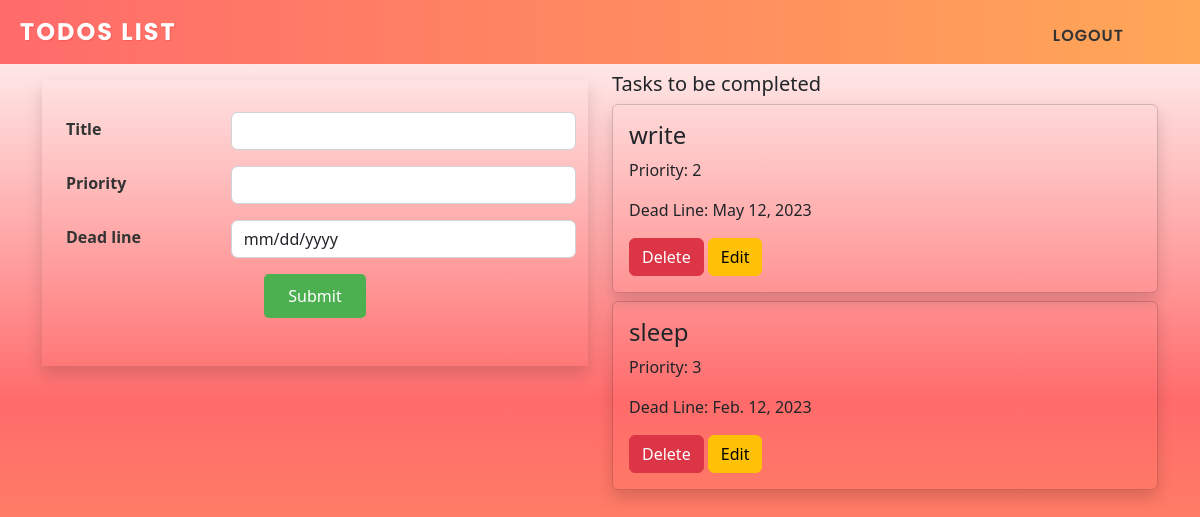
The app's page / (signed in) with its own data.
### todoapp/models.py (models this page shows, shortened)
class Task(models.Model):
    title = models.CharField(max_length=250)
    user = models.ForeignKey(User, on_delete=models.CASCADE)
    priority = models.IntegerField()
    date = models.DateField()

### todoapp/views.py (the view, shortened to what this page needs)
# urls.py: path('',views.index,name='index'),
@login_required(login_url='account:login')
def index(request):
    user = request.user
    tasks = Task.objects.filter(user=user).order_by('priority')
    form = TodoForm()
    return render(request, 'index.html', {'tasks': tasks, 'form': form,'today':date.today().strftime('%Y-%m-%d')})

### todoapp/forms.py
class TodoForm(forms.ModelForm):
    class Meta:
        model = Task
        fields = ['title', 'priority', 'date']

### templates/index.html (shortened to what this page needs)
 {% extends 'base.html' %}
    {% block body %}
    <div class="container">
        <div class="row">
                <div class="col-md-6 mt-2">
                        <form method="POST" class="shadow p-4 mt-2" action="{% url 'todoapp:index' %}">
                                <div class="form-label">
                                <div class="row mb-3 pt-2 form-group">
                                        <label for="title">Title</label>
                                        <input type="text" class="form-control" id="title" name="title">
                                </div>
                                <div class="row mb-3 form-group">
                                        <label for="priority">Priority</label>
                                        <input type="number" class="form-control" id="priority" name="priority">
                                </div>
                                <div class="row mb-3 form-group">
                                        <label for="session-date">Dead line</label>
                                        <input type="date" class="form-control" name="date" id="session-date" placeholder="Deadline" min="{{ today }}">
                                </div>
                                <div class="m-3 pb-2 text-center">
                                        <input class="btn btn-success todo-submit" type="submit">
                                </div>
                        </div>
                        </form>
                </div>
                <div class="col-md-6 mt-2">
                        <h5>Tasks to be completed</h5>
                {% if tasks %}
                    {% for task in tasks %}
                        <div class="card shadow mb-2">
                            <div class="card-body">
                                <h4 class="card-title">{{ task.title }}</h4>
                                <p class="card-text">Priority: {{ task.priority }}</p>
                                <p class="card-text">Dead Line: {{ task.date }}</p>
                                <a href="{% url 'todoapp:delete' task.id %}" class="btn btn-danger">Delete</a>
                                <a href="{% url 'todoapp:update' task.id %}" class="btn btn-warning">Edit</a>
                            </div>
                        </div>
                    {% endfor %}
                {% else %}
                    <p>No tasks found.</p>
                {% endif %}
                </div>
        </div>
    </div>
    {% endblock %}

### static/css/style.css (style rules this page uses)
body { background: linear-gradient(to bottom, white, #ff6b6b 50%, #ffa757); background-repeat: no-repeat; min-height: 100vh; }
input#session-date { display: inline-block; position: relative; }
.form-label .row { display: flex; align-items: center; }
.form-label label { margin-bottom: 0; padding-right: 5px; flex: 1; font-size: 1rem; font-weight: bold; color: #333; margin-bottom: 5px; }
.form-label input { flex: 2; }
.todo-submit { background-color: #4CAF50; color: white; border: none; padding: 10px 24px; cursor: pointer; border-radius: 5px; }
.card { background-color: inherit; }

### records on screen
Task: title "write", priority "2", date "May 12, 2023"
Task: title "sleep", priority "3", date "Feb. 12, 2023"
